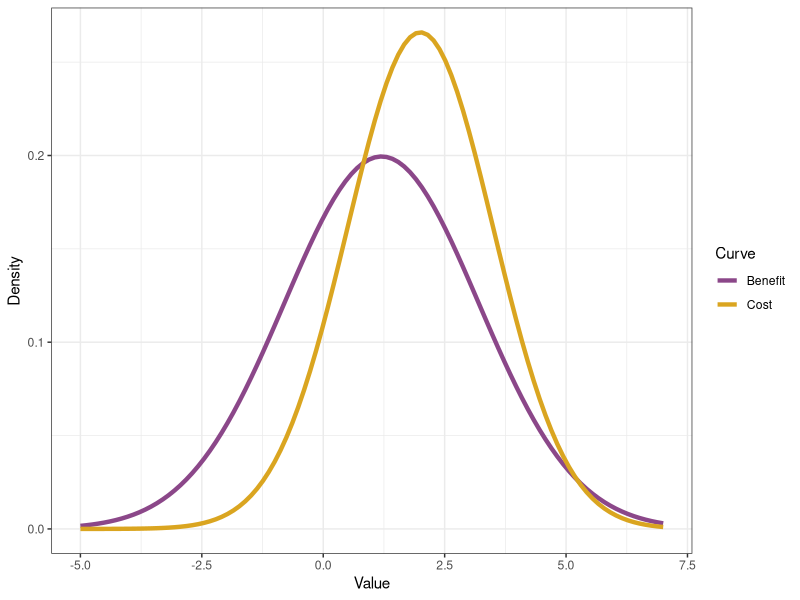
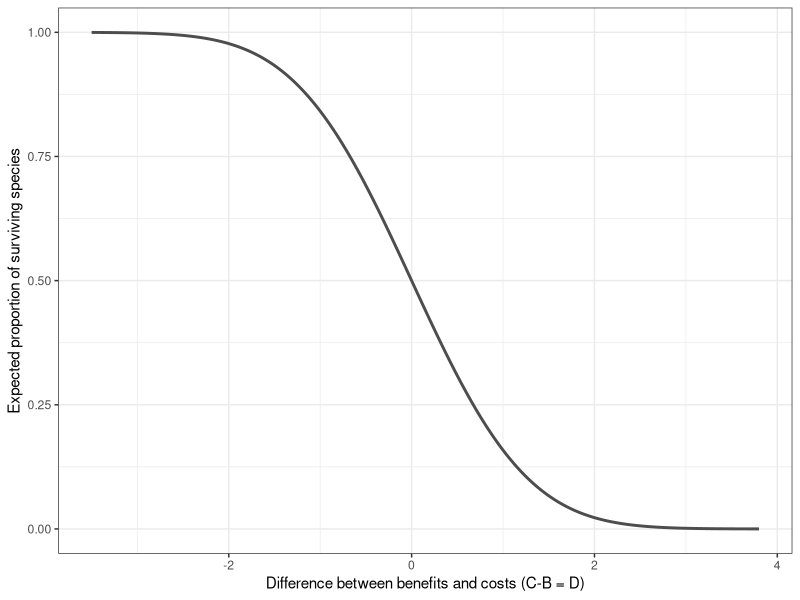
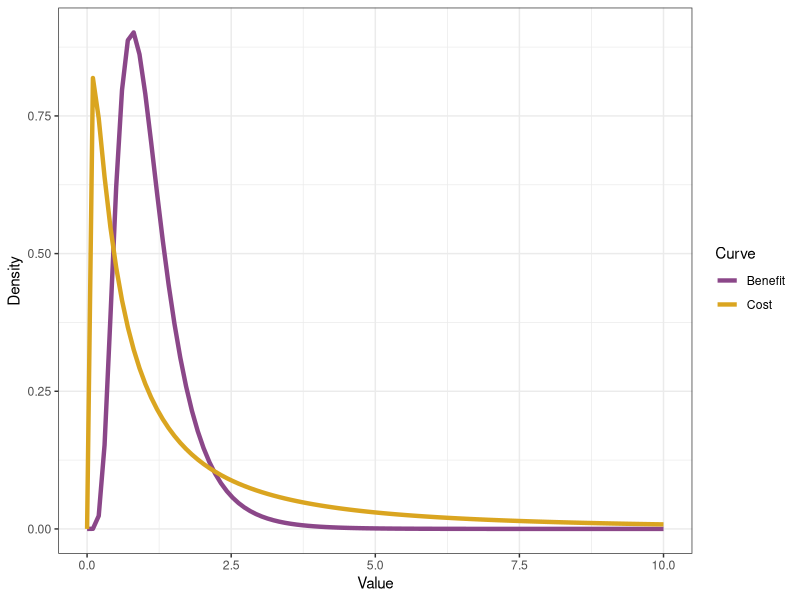
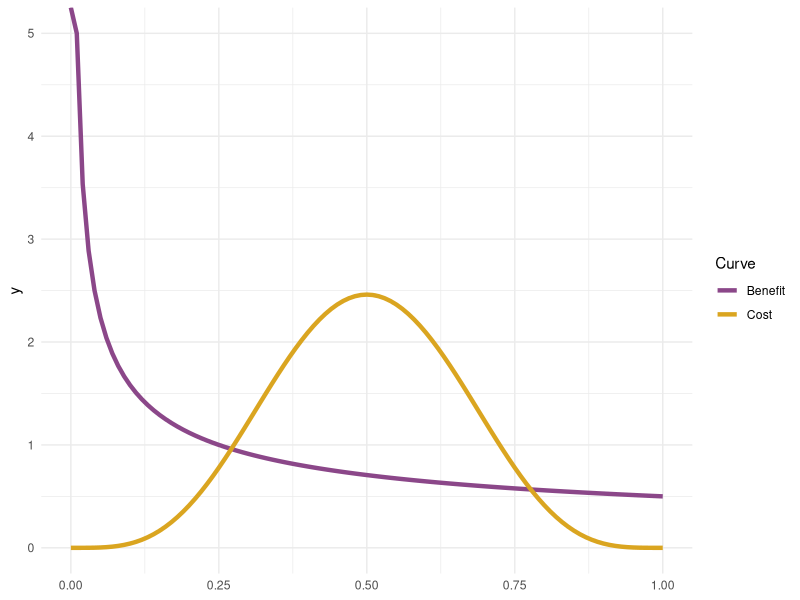

Write R code to recreate these figures, in order.
## ---- chunk 1
knitr::opts_chunk$set(echo = TRUE)
library(ggplot2)
library(tidyverse)
## ---- chunk 2
# Define the means and standard deviations for costs and benefits
mean_benefit <- 1.2
sd_benefit <- 2
mean_cost <- 2
sd_cost <- 1.5

# Sequence of x values
x <- seq(-5, 7, length.out = 100)

# Values for each curve
dbenefit <- dnorm(x, mean = mean_benefit, sd = sd_benefit)
dcost <- dnorm(x, mean = mean_cost, sd = sd_cost)

# Create a data frame
toplot<- data.frame(x = rep(x, 2),
                  y = c(dbenefit, dcost),
                  group = factor(rep(c("Benefit", "Cost"), each = length(x))))

# Plot the curves
ggplot(toplot, aes(x = x, y = y, color = group)) +
  geom_line(lwd =1.5) +
  scale_color_manual(values = c("Benefit" = "orchid4", "Cost" = "goldenrod")) +
  labs(x = "Value",
       y = "Density",
       color = "Curve") +
  theme_bw()
## ---- chunk 3
# Creating the data with values for the difference and estimating prob of persistence
diff_probs <- tibble(diff_values = seq(-3.5,3.8, by = 0.01))
diff_probs <- diff_probs %>% mutate(probs = pnorm(0, mean=diff_values))

ggplot(diff_probs, aes(x = diff_values, y=probs)) +
  geom_line(lwd =1, color = "gray30") +
  labs(x = "Difference between benefits and costs (C-B = D)",
       y = "Expected proportion of surviving species",
       color = "Curve") +
  theme_bw()

## ---- chunk 4
# Plotting the lognormal curve  
# Sequence of x values
x <- seq(0, 10, length.out = 100)
  
# Values for each curve
dbenefit <- dlnorm(x, mean = 0, sd = 0.5)
dcost <- dlnorm(x, mean = 0, sd = 1.5)

# Create a data frame
toplot<- data.frame(x = rep(x, 2),
                    y = c(dbenefit, dcost),
                    group = factor(rep(c("Benefit", "Cost"), each = length(x))))

# Plot the curves
ggplot(toplot, aes(x = x, y = y, color = group)) +
  geom_line(lwd =1.5) +
  scale_color_manual(values = c("Benefit" = "orchid4", "Cost" = "goldenrod")) +
  labs(x = "Value",
       y = "Density",
       color = "Curve") +
  theme_bw()  

## ---- chunk 5
  ggplot() +
  stat_function(fun = dbeta, args = list(shape1 = 0.5, shape2 = 1), aes(color = "Benefit"), lwd=1.5) +
  stat_function(fun = dbeta, args = list(shape1 = 5, shape2 = 5), aes(color = "Cost"), lwd=1.5) +
  scale_color_manual("Curve", values = c("Benefit" = "orchid4", "Cost" = "goldenrod")) +
  theme_minimal()
